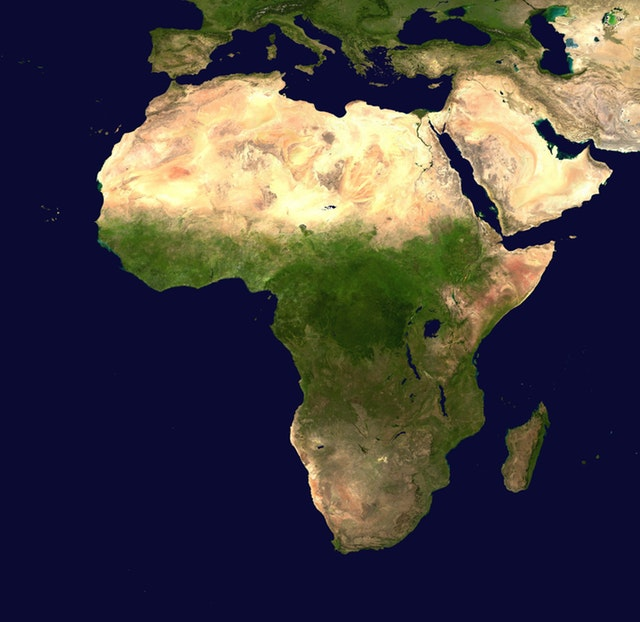
#> input picture opencv_contours_convexhull_confexitydefects/map.jpg, 640 x 622 px, found by its file name
$ python img_channels.py
#> lines starting #> are read from the running program, lines starting #| are printed output that depends on the picture
import matplotlib.pyplot as plt

img=plt.imread("C:\\Users\\seyfu\\Downloads\\map.jpg")#plt her zaman rgb olarak okur
#> img is the input picture: shape (622, 640, 3); mean R, G, B 68.6, 64, 66.4

r=img[:,:,0]
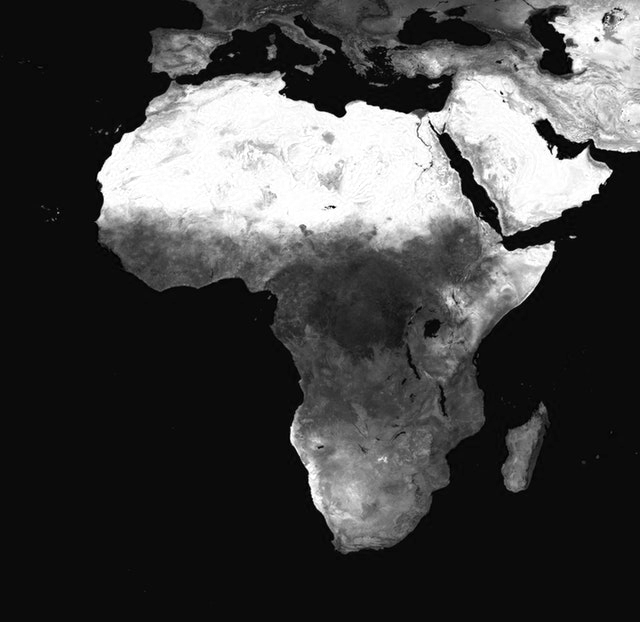
#> r: shape (622, 640); min 0, max 255, mean 68.6
g=img[:,:,1]
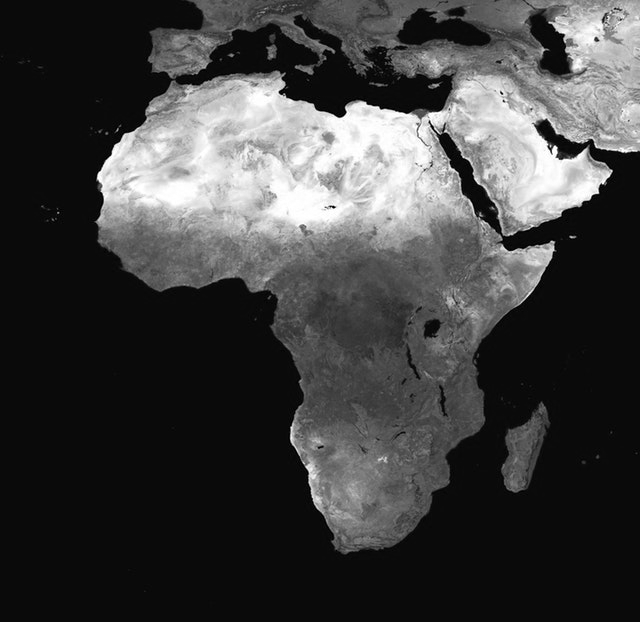
#> g: shape (622, 640); min 0, max 255, mean 64
b=img[:,:,2]
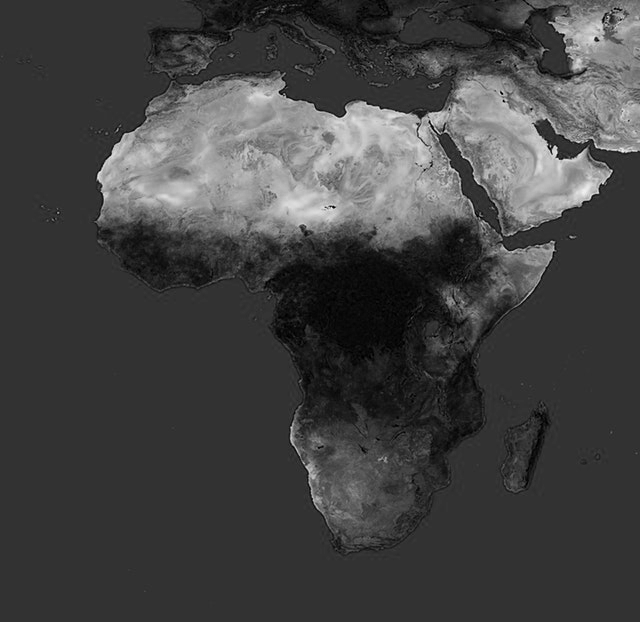
#> b: shape (622, 640); min 0, max 243, mean 66.4

output=[img,r,g,b]
#output=np.dstack((r,g,b)) : bu fonk. r,g ve b yi birlestirerek orj img yi elde etmemizi saglar
titles=["img","red","green","blue"]
for i in range(4):
    plt.subplot(2,2,i+1)#2 ye 2 lik gorsel tablosunun i+1 inci bolumunde goster demek
    plt.axis("off")
    plt.title(titles[i])

    if i==0:
        plt.imshow(output[i])
    else:
        plt.imshow(output[i],cmap="gray")

plt.show()
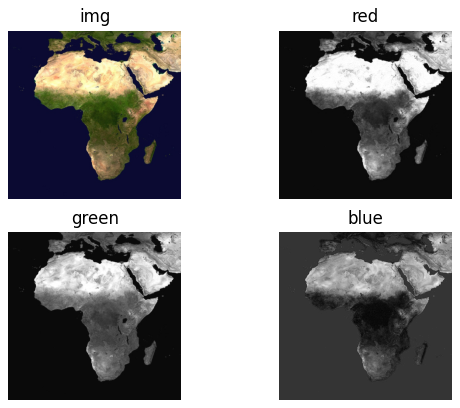
#> figure drawn by matplotlib, 4 panels
